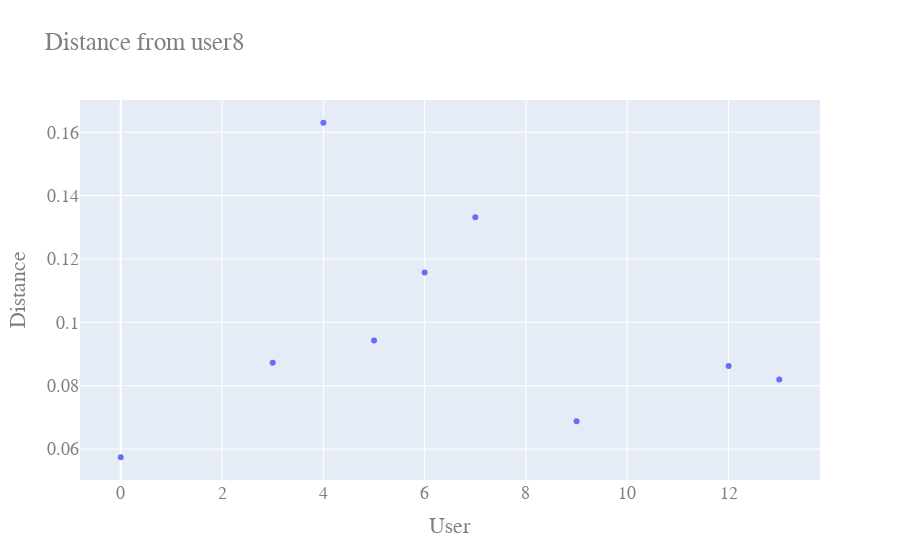

Notebook source saved alongside this figure:
### Code cell


### Figure 1 — Plotly figure (JSON) as saved in the notebook; plotly's stock layout.template omitted (floating-point values rounded to 4 significant figures)
{"data": [{"mode": "markers", "name": "Closest Users", "type": "scatter", "x": [4, 7, 6, 5, 3, 12, 13, 9, 0], "y": [0.163, 0.1332, 0.1157, 0.09425, 0.08727, 0.08619, 0.08196, 0.06877, 0.05741]}], "layout": {"font": {"color": "#7f7f7f", "family": "Courier New, monospace", "size": 18}, "title": {"text": "Distance from user8"}, "xaxis": {"anchor": "y", "domain": [0, 1], "title": {"text": "User"}}, "yaxis": {"anchor": "x", "domain": [0, 1], "title": {"text": "Distance"}}}}
